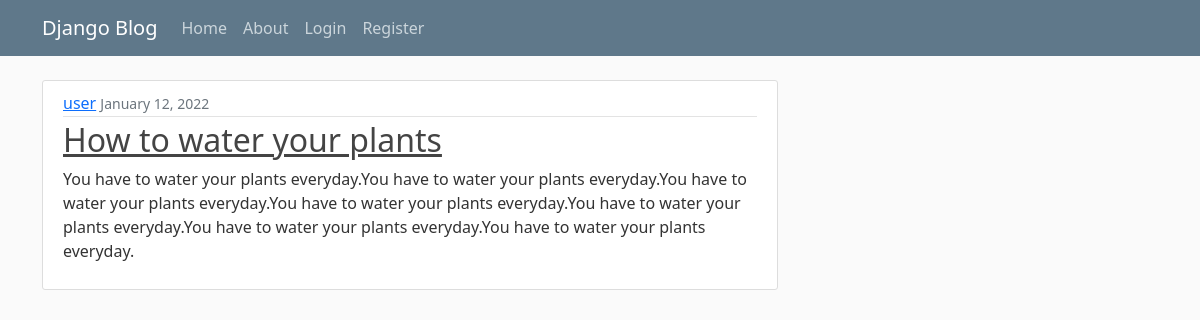
Page /blog_dashboard/ on the earlier database version.
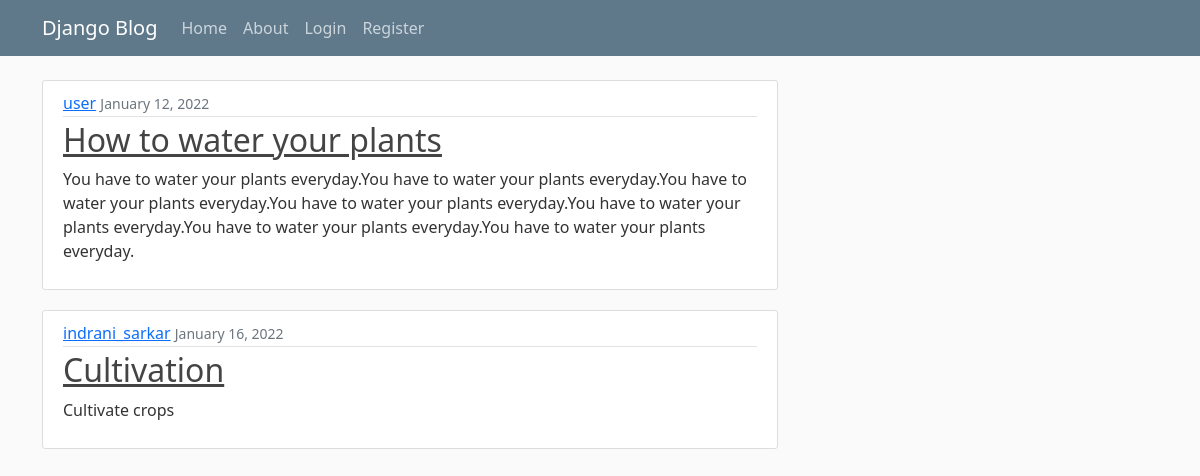
Same page on the later database version.
### BlogSupport/models.py (models this page shows, shortened)
class Post(models.Model):
    postTitle = models.CharField(max_length=100)
    postContent = models.TextField()
    datePosted = models.DateTimeField(default=timezone.now)
    author = models.ForeignKey(User, on_delete=models.CASCADE)

### BlogSupport/views.py (the view)
# urls.py: path('', views.blogDashboard, name='blog-dashboard'),
def blogDashboard(request):
    context = {
        'blogs': Post.objects.all()
    }
    return render(request, 'BlogSupport/blog_dashboard.html', context)

### BlogSupport/templates/BlogSupport/blog_dashboard.html
{% extends "BlogSupport/base.html" %}
 {% block content %}
    {% for post in blogs %}
    <article class="media content-section">
  <div class="media-body">
    <div class="article-metadata">
      <a class="mr-2" href="#">{{ post.author }}</a>
      <small class="text-muted">{{ post.datePosted | date:"F d, Y"}}</small>
    </div>
    <h2><a class="article-title" href="#">{{ post.postTitle }}</a></h2>
    <p class="article-content">{{ post.postContent }}</p>
  </div>
</article>
    {% endfor %}
 {% endblock content %}

### BlogSupport/templates/BlogSupport/base.html (shortened to what this page needs)
{% load static %}
<!DOCTYPE html>
<html lang="en">
<head>
    <link href="https://cdn.jsdelivr.net/npm/bootstrap@5.1.3/dist/css/bootstrap.min.css" rel="stylesheet">
    <link rel="stylesheet" type="text/css" href="{% static 'BlogSupport/main.css' %}">
</head>
<body>
        <header class="site-header">
             <nav class="navbar navbar-expand-md navbar-dark bg-steel fixed-top">
                 <div class="container">
                <a class="navbar-brand mr-4" href="{% url 'blog-dashboard' %}">Django Blog</a>
                <div class="collapse navbar-collapse" id="navbarToggle">
                <div class="navbar-nav mr-auto">
                <a class="nav-item nav-link" href="{% url 'blog-dashboard' %}">Home</a>
                <a class="nav-item nav-link" href="{% url 'blog-add_blog' %}">About</a>
                </div>
                <div class="navbar-nav">
                    {% if user.is_authenticated %}
                        <a class="nav-item nav-link" href="{% url 'logout' %}">Logout</a>
                        <a class="nav-item nav-link" href="{% url 'profile' %}">Profile</a>
                    {% else %}
                        <a class="nav-item nav-link" href="{% url 'login' %}">Login</a>
                        <a class="nav-item nav-link" href="{% url 'register' %}">Register</a>
                    {% endif %}
                </div>
                </div>
             </div>
            </nav>
        </header>
        <main role="main" class="container">
  <div class="row">
    <div class="col-md-8">
      {% block content %}{% endblock %}
    </div>
  </div>
</main>
</body>
</html>

### BlogSupport/static/BlogSupport/main.css (style rules this page uses)
body { background: #fafafa; color: #333333; margin-top: 5rem; }
h1, h2, h3, h4, h5, h6 { color: #444444; }
.bg-steel { background-color: #5f788a; }
.site-header .navbar-nav .nav-link { color: #cbd5db; }
.content-section { background: #ffffff; padding: 10px 20px; border: 1px solid #dddddd; border-radius: 3px; margin-bottom: 20px; }
.article-title { color: #444444; }
.article-content { white-space: pre-line; }
.article-metadata { padding-bottom: 1px; margin-bottom: 4px; border-bottom: 1px solid #e3e3e3 }

Differences in the rows shown:
added Post: author "indrani_sarkar", datePosted "January 16, 2022", postTitle "Cultivation", postContent "Cultivate crops"
